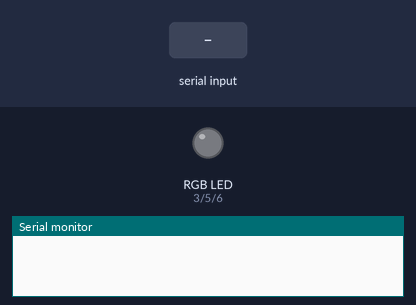
Simulated run of this sketch. Board: Arduino Uno, built with avr-gcc and run on an emulated ATmega328P. Shown: an RGB LED mixed from three pins (HIGH = lit), the last lines printed to the serial monitor. Inputs (shaded band) come from the test bench. Dim RGB values are drawn brighter than linear; random numbers use the default seed unless the sketch sets one.

Above: at 1.2 s.
1.3 s: "sleep" received over the second serial link
At 1.47 s:
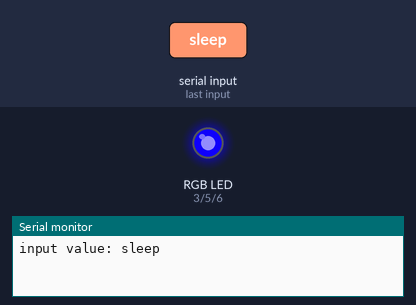
7.3 s: "onoff" received over the second serial link
10.3 s: "other" received over the second serial link
At 11.2 s:
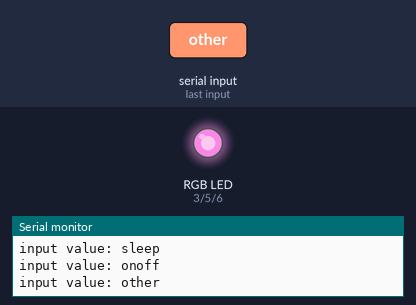
13.3 s: "onoff" received over the second serial link
At 14.5 s:
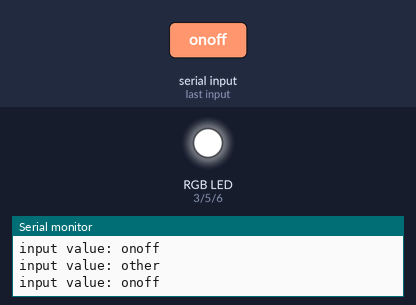
14.8 s: "other" received over the second serial link
At 15.8 s:
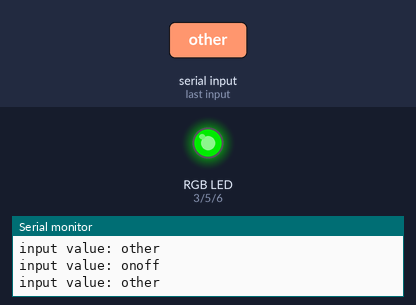
Timing chart, 0 to 17.3 s (numbered marks = the images above; inputs shaded):
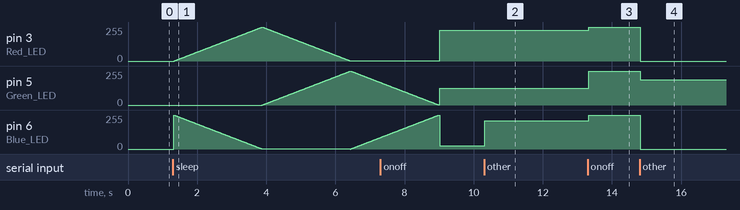

The sketch:

HealingMoodLamp.ino
```cpp
#include <SoftwareSerial.h> //시리얼 통신 라이브러리 호출

int Red_LED=3;
int Green_LED=5;
int Blue_LED=6;
int blueTx=10;   //Tx (보내는핀 설정)
int blueRx=9;   //Rx (받는핀 설정)
int red=0;
int blue=0;
int green=0;

SoftwareSerial mySerial(blueTx, blueRx);  //시리얼 통신을 위한 객체선언
String myString=""; //받는 문자열

void ledsetup() { //this sets the output pins
pinMode(Red_LED, INPUT);
pinMode(Green_LED, INPUT);
pinMode(Blue_LED, INPUT);
}

void setup() {
  Serial.begin(9600);   //시리얼모니터
  mySerial.begin(9600); //블루투스 시리얼 개방
  ledsetup();
}

void setRGB(int i){
   red = i;
   blue = 255 - i;
   green = (int)(red + blue)/2;
}

void resetRGB(){
  red = 0;
  green = 0;
  blue = 0;
}
void other(){
  int r = random(3);
  switch(r){
  case 0:
  for(int i = 0 ; i < 20 ; i ++)
  red += i;
  if(red > 255)
  red = 0;
  break;
  case 1:
  for(int i = 0 ; i < 20 ; i ++)
  blue += i;
  if(blue > 255)
  blue = 0;
  break;
  case 2:
  for(int i = 0 ; i < 20 ; i ++)
  green += i;
  if(green > 255)
  green = 0;
  break;
  }
}

void RainBow_Color()
{
  for( int i = 0 ; i < 255 ; i ++ )
  {
    analogWrite( Red_LED, i );
    analogWrite( Blue_LED, 255 - i );
    delay(10);
  }
   for( int i = 0 ; i < 255 ; i ++ )
  {
    analogWrite( Green_LED, i );
    analogWrite( Red_LED, 255 - i );
    delay(10);
  }
   for( int i = 0 ; i < 255 ; i ++ )
  {
    analogWrite( Blue_LED, i );
    analogWrite( Green_LED, 255 - i );
    delay(10);
  }
}

void loop() {
  while(mySerial.available())  //mySerial에 전송된 값이 있으면
  {
    char myChar = (char)mySerial.read();  //mySerial int 값을 char 형식으로 변환
    myString+=myChar;   //수신되는 문자를 myString에 모두 붙임 (1바이트씩 전송되는 것을 연결)
    delay(5);           //수신 문자열 끊김 방지
  }

  if(!myString.equals(""))  //myString 값이 있다면
  {
    Serial.println("input value: "+myString); //시리얼모니터에 myString값 출력

    if(myString == "onoff" ){//입력받은 값이 on이면
      int s;
      int i = random(255);//0~255까지의 랜덤 숫자 반환
      if(red == 0 && blue == 0 && green == 0 )
      s = 0;
      if(red > 0 || blue > 0 || green >0)
      s = 1;
      switch(s){
        case 0://OFF 상태라면 무작위 색깔로 ON
          setRGB(i);
          analogWrite( Red_LED, red );
          analogWrite( Green_LED, green );
          analogWrite( Blue_LED, blue );
          break;
        case 1://ON 상태라면 OFF
          resetRGB();
          digitalWrite(Red_LED, HIGH);//근데 왜 HIGH로 해야 꺼지지?
          digitalWrite(Green_LED, HIGH);
          digitalWrite(Blue_LED, HIGH);
          break;
      }
     }
     if(myString == "other" ){
       other();
       analogWrite( Red_LED, red );
       analogWrite( Green_LED, green );
       analogWrite( Blue_LED, blue );
      }
    if(myString == "sleep" ){
      while(!mySerial.available())  //mySerial에 전송된 값이 없다면
      {
        RainBow_Color();//무지개빛 계속반복
      }
    }

    myString="";  //myString 변수값 초기화
  }
  }
```

Measured:
- after the input at 1.3 s, pin 3 (Red_LED): rises from 0/255 to 255/255 in 2.5 s, then falls to 1/255 in 2.5 s; pin 5 (Green_LED): rises from 0/255 to 255/255 in 2.5 s, then falls to 169/255 in 0.86 s
- after the input at 10.3 s, pin 6 (Blue_LED): 23/255 → 213/255 at once
- after the input at 13.3 s, pin 3 (Red_LED): 232/255 → 255/255 at once; pin 5 (Green_LED): 127/255 → 255/255 at once; pin 6 (Blue_LED): 213/255 → 255/255 at once
- after the input at 14.8 s, pin 3 (Red_LED), pin 6 (Blue_LED): 255/255 → 0/255 at once; pin 5 (Green_LED): 255/255 → 190/255 at once
